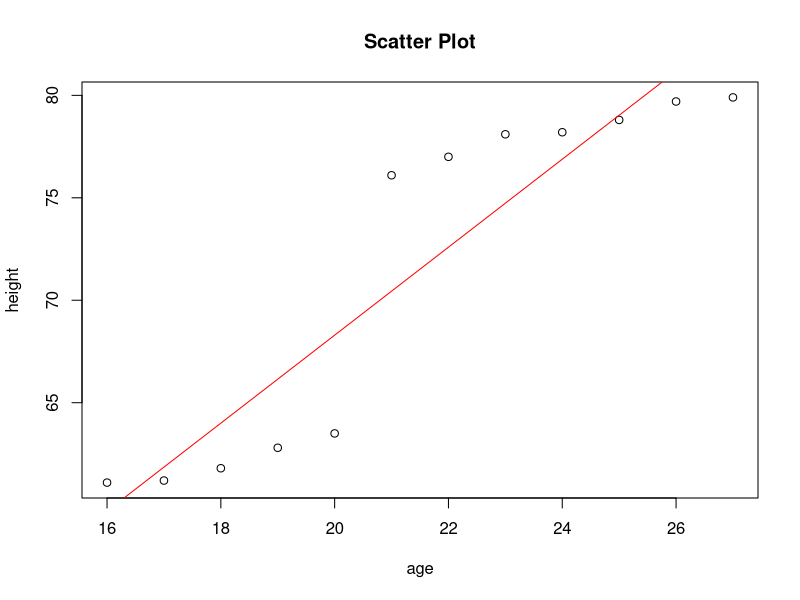

This chart was generated by the following R code:
age<- 16:27
length(age)
height=c(61.1,61.2,61.8,62.8,63.5,76.1,77,78.1,78.2,78.8,79.7,79.9)
length(height)
plot(age,height,main="Scatter Plot",xLab="Age",yLab="height")
x<- data.frame(age,height)
x
Reg<- lm(height~age,data=x)
summary(Reg)
abline((Reg), col="Red")
# Regression Equation: height = age(2.1469)+25.3593

